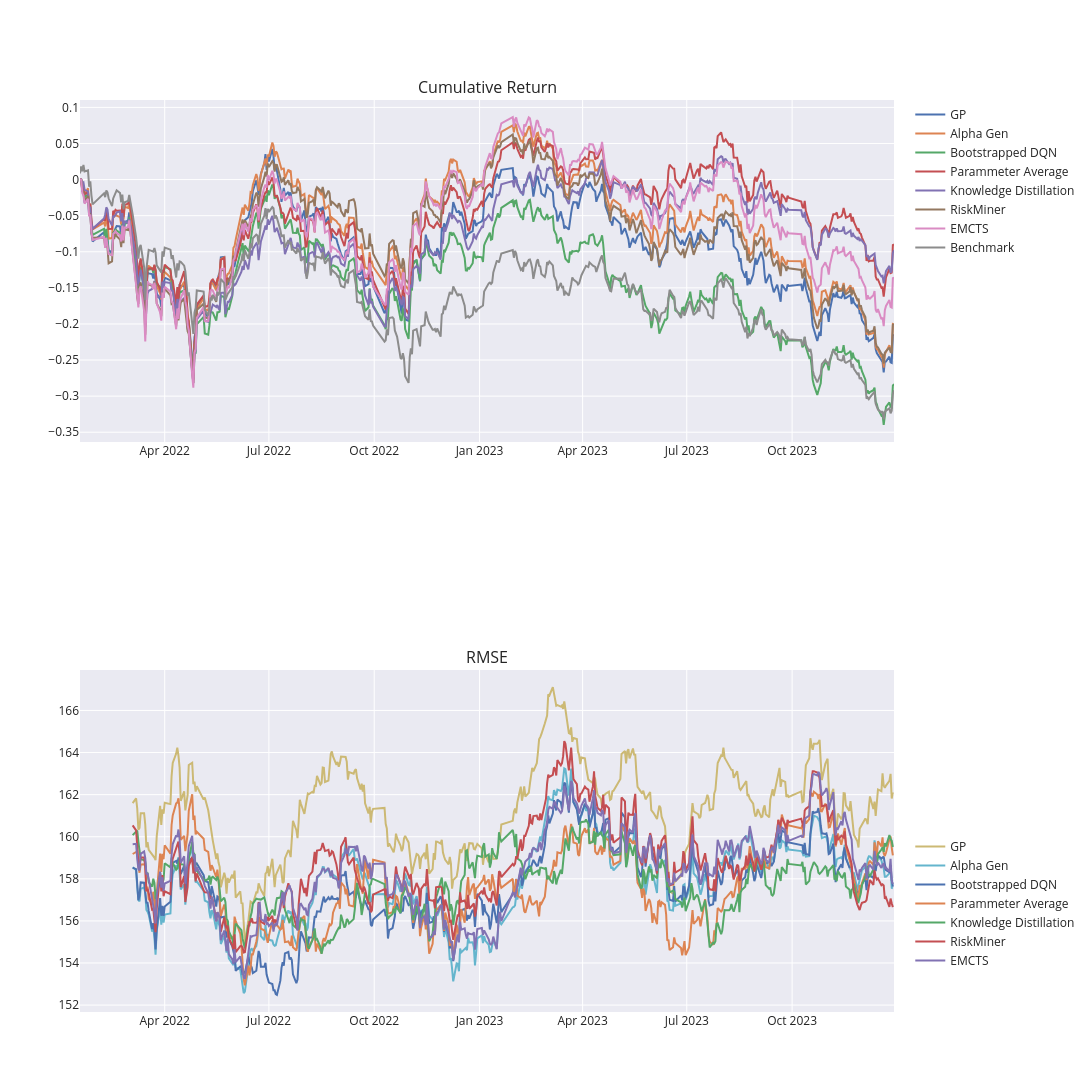

Here is the notebook cell this chart was saved with:
### Code cell
import plotly.express as px
from plotly.subplots import make_subplots
import plotly.graph_objects as go

fig = make_subplots(rows=2, cols=1,subplot_titles=["Cumulative Return", "RMSE"])


for col in ['GP', 
            'Alpha Gen', 
            'Bootstrapped DQN', 
            # 'Adaptive Sampling', 
            'Parammeter Average', 
            'Knowledge Distillation', 
            'RiskMiner', 
            'EMCTS', 
            'Benchmark']:
    fig.add_trace(
        go.Scatter(
            x=df_com.index,   
            y=df_com[col],    
            mode='lines',
            name=col,
            legendgroup = '1',
        ),
        row=1, 
        col=1
    )

for col in ['GP', 
            'Alpha Gen', 
            'Bootstrapped DQN', 
            # 'Adaptive Sampling', 
            'Parammeter Average', 
            'Knowledge Distillation', 
            'RiskMiner', 
            'EMCTS']:
    fig.add_trace(
        go.Scatter(
            x=df_rmse_ma.index,
            y=df_rmse_ma[col],    
            mode='lines',
            name=col,
            legendgroup = '2',
        ),
        row=2, 
        col=1
    )

# Update the layout to add the title and template
fig.update_layout(
    template='seaborn',
    autosize=False,
    width=1200,
    height=1200,
    legend_tracegroupgap=580,
    legend_groupclick="toggleitem"
)

fig.show()


# fig = px.line(df_com, y=["Bootstrapped DQN","Alpha Gen","GP","Benchmark"], 
#             #   x="lifeExp", 
#               title='Cumulative Return',
#               template="seaborn",
#               )
# fig.show()

### Figure 1 — Plotly figure (JSON) as saved in the notebook; plotly's stock layout.template omitted (floating-point values rounded to 4 significant figures; data arrays with more than 128 entries replaced by an {"elided": "..."} marker saying what was removed)
{"data": [{"legendgroup": "1", "mode": "lines", "name": "GP", "type": "scatter", "x": {"elided": "475 str values"}, "xaxis": "x", "y": {"elided": "475 float values"}, "yaxis": "y"}, {"legendgroup": "1", "mode": "lines", "name": "Alpha Gen", "type": "scatter", "x": {"elided": "475 str values"}, "xaxis": "x", "y": {"elided": "475 float values"}, "yaxis": "y"}, {"legendgroup": "1", "mode": "lines", "name": "Bootstrapped DQN", "type": "scatter", "x": {"elided": "475 str values"}, "xaxis": "x", "y": {"elided": "475 float values"}, "yaxis": "y"}, {"legendgroup": "1", "mode": "lines", "name": "Parammeter Average", "type": "scatter", "x": {"elided": "475 str values"}, "xaxis": "x", "y": {"elided": "475 float values"}, "yaxis": "y"}, {"legendgroup": "1", "mode": "lines", "name": "Knowledge Distillation", "type": "scatter", "x": {"elided": "475 str values"}, "xaxis": "x", "y": {"elided": "475 float values"}, "yaxis": "y"}, {"legendgroup": "1", "mode": "lines", "name": "RiskMiner", "type": "scatter", "x": {"elided": "475 str values"}, "xaxis": "x", "y": {"elided": "475 float values"}, "yaxis": "y"}, {"legendgroup": "1", "mode": "lines", "name": "EMCTS", "type": "scatter", "x": {"elided": "475 str values"}, "xaxis": "x", "y": {"elided": "475 float values"}, "yaxis": "y"}, {"legendgroup": "1", "mode": "lines", "name": "Benchmark", "type": "scatter", "x": {"elided": "475 str values"}, "xaxis": "x", "y": {"elided": "475 float values"}, "yaxis": "y"}, {"legendgroup": "2", "mode": "lines", "name": "GP", "type": "scatter", "x": {"elided": "475 str values"}, "xaxis": "x2", "y": {"elided": "475 float values"}, "yaxis": "y2"}, {"legendgroup": "2", "mode": "lines", "name": "Alpha Gen", "type": "scatter", "x": {"elided": "475 str values"}, "xaxis": "x2", "y": {"elided": "475 float values"}, "yaxis": "y2"}, {"legendgroup": "2", "mode": "lines", "name": "Bootstrapped DQN", "type": "scatter", "x": {"elided": "475 str values"}, "xaxis": "x2", "y": {"elided": "475 float values"}, "yaxis": "y2"}, {"legendgroup": "2", "mode": "lines", "name": "Parammeter Average", "type": "scatter", "x": {"elided": "475 str values"}, "xaxis": "x2", "y": {"elided": "475 float values"}, "yaxis": "y2"}, {"legendgroup": "2", "mode": "lines", "name": "Knowledge Distillation", "type": "scatter", "x": {"elided": "475 str values"}, "xaxis": "x2", "y": {"elided": "475 float values"}, "yaxis": "y2"}, {"legendgroup": "2", "mode": "lines", "name": "RiskMiner", "type": "scatter", "x": {"elided": "475 str values"}, "xaxis": "x2", "y": {"elided": "475 float values"}, "yaxis": "y2"}, {"legendgroup": "2", "mode": "lines", "name": "EMCTS", "type": "scatter", "x": {"elided": "475 str values"}, "xaxis": "x2", "y": {"elided": "475 float values"}, "yaxis": "y2"}], "layout": {"annotations": [{"font": {"size": 16}, "showarrow": false, "text": "Cumulative Return", "x": 0.5, "xanchor": "center", "xref": "paper", "y": 1, "yanchor": "bottom", "yref": "paper"}, {"font": {"size": 16}, "showarrow": false, "text": "RMSE", "x": 0.5, "xanchor": "center", "xref": "paper", "y": 0.375, "yanchor": "bottom", "yref": "paper"}], "autosize": false, "height": 1200, "legend": {"groupclick": "toggleitem", "tracegroupgap": 580}, "width": 1200, "xaxis": {"anchor": "y", "domain": [0, 1]}, "xaxis2": {"anchor": "y2", "domain": [0, 1]}, "yaxis": {"anchor": "x", "domain": [0.625, 1]}, "yaxis2": {"anchor": "x2", "domain": [0, 0.375]}}}
